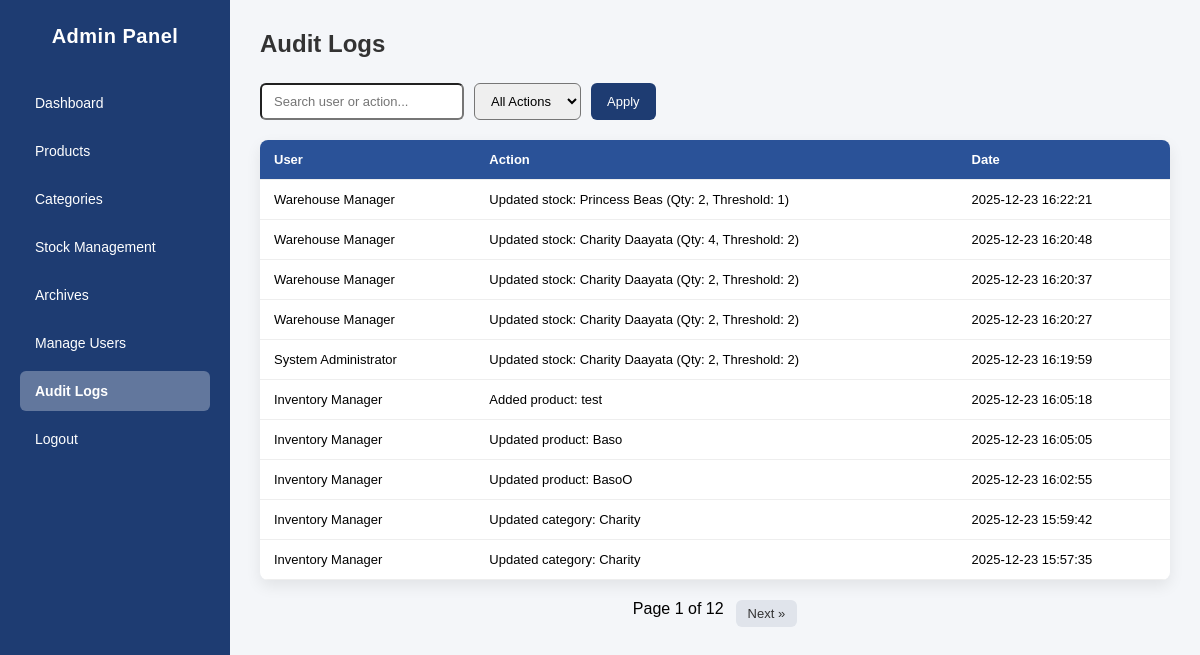
/views/admin/audit_logs.php (signed in), run on the app's committed database.
### tables this page shows
CREATE TABLE `audit_logs` (
  `log_id` int(11) NOT NULL,
  `user_id` int(11) NOT NULL,
  `action` text NOT NULL,
  `log_date` timestamp NOT NULL DEFAULT current_timestamp()
);

CREATE TABLE `users` (
  `user_id` int(11) NOT NULL,
  `name` varchar(100) NOT NULL,
  `username` varchar(50) NOT NULL,
  `password` varchar(255) NOT NULL,
  `role_id` int(11) NOT NULL,
  `created_at` timestamp NOT NULL DEFAULT current_timestamp(),
  `status` enum('active','inactive') DEFAULT 'active'
);

### views/admin/audit_logs.php (the view, shortened to what this page needs)
<?php
require '../../conn/db.php';
$limit = 10;
$page = isset($_GET['page']) ? (int)$_GET['page'] : 1;
$page = max($page, 1);
$offset = ($page - 1) * $limit;
$search = $_GET['search'] ?? '';
$filter = $_GET['filter'] ?? '';
$where = [];
$params = [];
$whereSQL = $where ? 'WHERE ' . implode(' AND ', $where) : '';
$countStmt = $pdo->prepare("
    SELECT COUNT(*)
    FROM audit_logs a
    JOIN users u ON a.user_id = u.user_id
    $whereSQL
");
$countStmt->execute($params);
$totalRows = $countStmt->fetchColumn();
$totalPages = ceil($totalRows / $limit);
$stmt = $pdo->prepare("
    SELECT a.*, u.name
    FROM audit_logs a
    JOIN users u ON a.user_id = u.user_id
    $whereSQL
    ORDER BY a.log_date DESC
    LIMIT $limit OFFSET $offset
");
$stmt->execute($params);
$logs = $stmt->fetchAll();
?>
<!DOCTYPE html>
<html>
<head>
    <link rel="stylesheet" href="../../assets/css/admin_dashboard.css">
    <link rel="stylesheet" href="../../assets/css/audit_logs.css">
</head>
<body>
<div class="dashboard">
    <aside class="sidebar">
        <h2>Admin Panel</h2>
        <ul>
            <li><a href="dashboard.php">Dashboard</a></li>
            <li><a href="products.php">Products</a></li>
            <li><a href="categories.php">Categories</a></li>
            <li><a href="stock_management.php">Stock Management</a></li>
            <li><a href="archives.php">Archives</a></li>
            <li><a href="users.php">Manage Users</a></li>
            <li class="active"><a href="audit_logs.php">Audit Logs</a></li>
            <li><a href="../../logout.php">Logout</a></li>
        </ul>
    </aside>
    <main class="content">
        <h1>Audit Logs</h1>
        <form method="GET" class="log-filters">
            <input
                type="text"
                name="search"
                placeholder="Search user or action..."
                value="<?= htmlspecialchars($search) ?>"
            >
            <select name="filter">
                <option value="">All Actions</option>
            </select>
            <button type="submit">Apply</button>
        </form>
        <table>
            <tr>
                <th>User</th>
                <th>Action</th>
                <th>Date</th>
            </tr>
            <?php foreach ($logs as $log): ?>
            <tr>
                <td><?= htmlspecialchars($log['name']) ?></td>
                <td><?= htmlspecialchars($log['action']) ?></td>
                <td><?= $log['log_date'] ?></td>
            </tr>
            <?php endforeach; ?>
        </table>
        <div class="pagination">
            <span>Page <?= $page ?> of <?= $totalPages ?></span>
            <?php if ($page < $totalPages): ?>
                <a href="?page=<?= $page + 1 ?>&search=<?= urlencode($search) ?>&filter=<?= urlencode($filter) ?>">Next »</a>
            <?php endif; ?>
        </div>
    </main>
</div>
</body>
</html>

### assets/css/admin_dashboard.css (style rules this page uses)
* { margin: 0; padding: 0; box-sizing: border-box; font-family: Arial, Helvetica, sans-serif; }
body { background: #f4f6f9; }
.dashboard { display: flex; min-height: 100vh; }
.sidebar { width: 230px; background: #1e3c72; color: #fff; padding: 25px 20px; display: flex; flex-direction: column; }
.sidebar h2 { text-align: center; margin-bottom: 35px; font-size: 20px; font-weight: bold; letter-spacing: 0.5px; }
.sidebar ul { list-style: none; }
.sidebar ul li { margin-bottom: 8px; }
.sidebar ul li a { display: block; padding: 12px 15px; border-radius: 6px; color: #fff; text-decoration: none; font-size: 14px; transition: background 0.2s ease, padding-left 0.2s ease; }
.sidebar ul li.active a { background: rgba(255,255,255,0.3); font-weight: bold; }
.content { flex: 1; padding: 30px; }
.content h1 { margin-bottom: 25px; font-size: 24px; color: #333; }

### assets/css/audit_logs.css (style rules this page uses)
.content h1 { margin-bottom: 25px; font-size: 24px; color: #333; }
.search-box, .log-filters { display: flex; gap: 10px; margin-bottom: 20px; }
.search-box input, .log-filters input, .log-filters select { padding: 9px 12px; border-radius: 6px; border: 1nd 1px solid #ccc; font-size: 13px; }
.search-box button, .log-filters button { padding: 9px 16px; background: #1e3c72; color: #fff; border: none; border-radius: 6px; cursor: pointer; font-size: 13px; }
table { width: 100%; background: #fff; border-collapse: collapse; border-radius: 8px; overflow: hidden; box-shadow: 0 6px 15px rgba(0,0,0,0.08); }
th, td { padding: 12px 14px; border-bottom: 1px solid #eee; text-align: left; font-size: 13px; }
th { background: #2a5298; color: #fff; font-weight: bold; }
.pagination { margin-top: 20px; display: flex; justify-content: center; gap: 12px; }
.pagination a { padding: 6px 12px; background: #e0e4eb; border-radius: 6px; text-decoration: none; color: #333; font-size: 13px; }

### data on the page
audit_logs: user.name "Warehouse Manager", action "Updated stock: Princess Beas (Qty: 2, Threshold: 1)", log_date "2025-12-23 16:22:21"
audit_logs: user.name "Warehouse Manager", action "Updated stock: Charity Daayata (Qty: 4, Threshold: 2)", log_date "2025-12-23 16:20:48"
audit_logs: user.name "Warehouse Manager", action "Updated stock: Charity Daayata (Qty: 2, Threshold: 2)", log_date "2025-12-23 16:20:37"
audit_logs: user.name "Warehouse Manager", action "Updated stock: Charity Daayata (Qty: 2, Threshold: 2)", log_date "2025-12-23 16:20:27"
audit_logs: user.name "System Administrator", action "Updated stock: Charity Daayata (Qty: 2, Threshold: 2)", log_date "2025-12-23 16:19:59"
audit_logs: user.name "Inventory Manager", action "Added product: test", log_date "2025-12-23 16:05:18"
audit_logs: user.name "Inventory Manager", action "Updated product: Baso", log_date "2025-12-23 16:05:05"
audit_logs: user.name "Inventory Manager", action "Updated product: BasoO", log_date "2025-12-23 16:02:55"
audit_logs: user.name "Inventory Manager", action "Updated category: Charity", log_date "2025-12-23 15:59:42"
audit_logs: user.name "Inventory Manager", action "Updated category: Charity", log_date "2025-12-23 15:57:35"

### other printed values
$page "1"
$totalPages "12"
